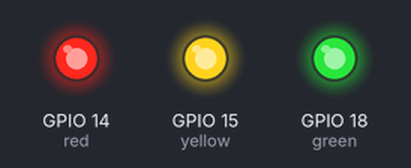
This program was run on a simulated Raspberry Pi (BCM pin numbers). On the bench: output pins drawn as LEDs (lit = HIGH). What the program prints to the terminal is not drawn. At 5.0 s the program stops and its outputs stay as they are.

Above: at 0.1 s.
At 2.1 s:
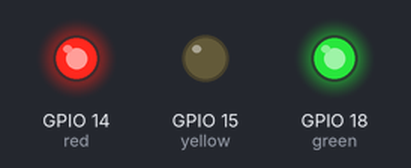
At 4.1 s:
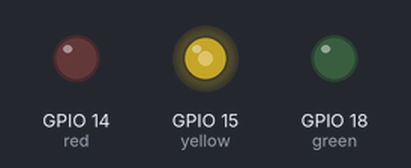
At 5.1 s:
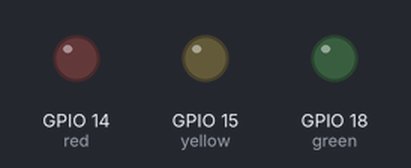
Timing chart, 0 to 6.5 s (numbered marks = the images above):
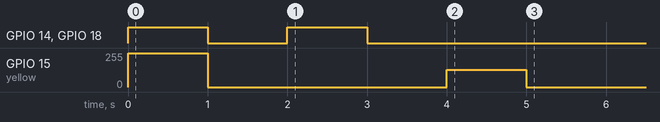

The program:

LEDs.py
```python
import gpiozero as gz
import time
import signal

def basic_on_off():
    print("Basic On / Off")
    green_led = gz.DigitalOutputDevice(18)
    green_led.on()
    time.sleep(3)
    green_led.off()

def fancy_leds():
    print("Fancy LEDs")
    red_led = gz.LED(14)
    yellow_led = gz.LED(15)
    green_led = gz.LED(18)

    #green_led.on()
    #time.sleep(3)
    #green_led.off()

    #yellow_led.blink(on_time=2, off_time=0.1, n=3, background=False)

    yellow_led.blink(on_time=0.5, off_time=1.5)
    signal.pause()

def led_board():
    print("LED Board")
    led_board = gz.LEDBoard(red=14, yellow=15, green=18, pwm=True)

    led_board.on()
    time.sleep(1)

    led_board.off()
    time.sleep(1)

    led_board.red.on()
    led_board.green.on()
    time.sleep(1)

    led_board.red.off()
    led_board.green.off()
    time.sleep(1)

    led_board.yellow.value = 0.5
    time.sleep(1)

    led_board.yellow.off()


def main():
    print("LEDs")
    led_board()

main()
```
